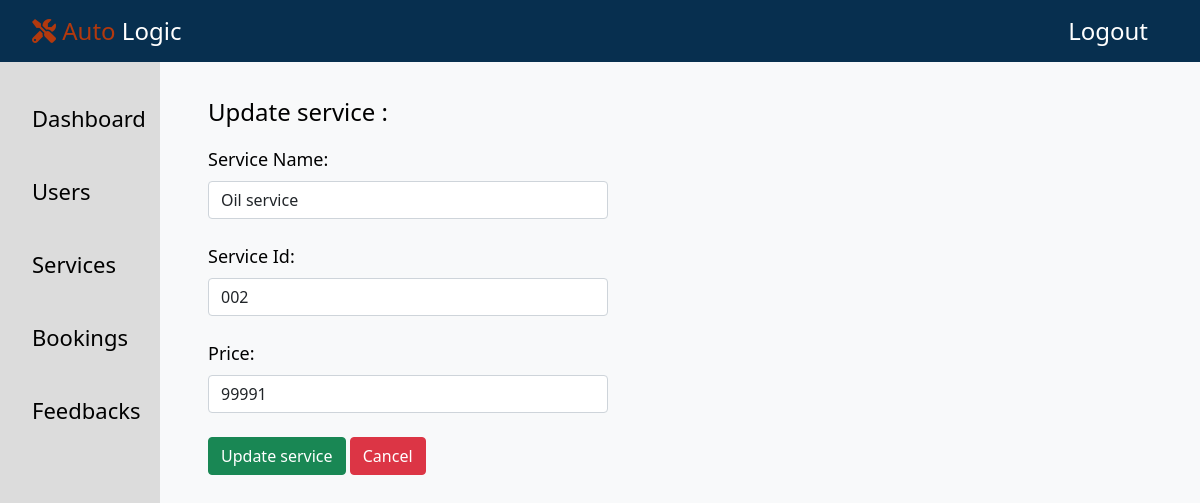
The page /admin/crud/service_update.php?updateid=002 on the database its author committed.
### tables this page shows
CREATE TABLE `service_list` (
  `service_id` varchar(10) NOT NULL,
  `service_name` varchar(20) NOT NULL,
  `price` varchar(10) NOT NULL
);

### admin/crud/service_update.php (the view, shortened to what this page needs)
<?php
$connection = mysqli_connect('localhost', 'root', '', 'service_appointment') or die("failed") . mysqli_connect_error();
$id = $_GET['updateid'];
$sql = "SELECT * FROM `service_list` WHERE `service_id`= '$id'";
$result = mysqli_query($connection,$sql);
$row = mysqli_fetch_assoc($result);
$service_id = $row['service_id'];
$service_name = $row['service_name'];
$price = $row['price'];
?>
<!doctype html>
<html lang="en">
  <head>
    <link rel="stylesheet" href="https://use.fontawesome.com/releases/v6.0.0/css/all.css">
    <link rel="stylesheet" href="https://cdn.jsdelivr.net/npm/bootstrap@5.0.2/dist/css/bootstrap.min.css">
  </head>
  <body class="bg-light text-dark">
  <nav class="navbar  navbar-expand-lg sticky-top container-fluid">
    <div class="navbar-brand">
      <a href="../admin-panel.php"><i class="fas fa-tools"></i> <span>Auto</span> Logic</a>
    </div>
    <div class="navbar-nav" style="margin-left: auto;">
      <a href="../admin-logout.php" style="margin-right:40px;">Logout</a>
    </div>
  </nav>
  <div class="sidebar">
          <ul>
              <li><a href="../admin-panel.php">Dashboard</a></li>
              <li><a href="../admin-user.php">users</a></li>
              <li><a href="../admin-service.php">services</a></li>
              <li><a href="../admin-booking.php">bookings</a></li>
              <li><a href="../admin-feedback.php">Feedbacks</a></li>
          </ul>
    </div>
    <form action=" " method="POST">
      <p>Update service : </p>
          <label for="service_name" class="form-label"> Service Name: </label>
          <input type="text" name="service_name" id="service_name" class="form-control" value="<?php echo $service_name ?>">
          <br>
          <label for="service_id" class="form-label"> Service Id: </label>
          <input type="text" name="service_id" id="service_id" class="form-control" value="<?php echo $service_id ?>">
          <br>
          <label for="price" class="form-label"> Price: </label>
          <input type="text" name="price" id="price" class="form-control" value="<?php echo $price ?>">
          <button class="btn btn-success my-4" onclick="checkUpdate()" name="submit"type="submit">Update service</button>
          <a href="../admin-service.php">
          <button class="btn btn-danger ml-2" name="cancel"type="button">Cancel</button>
          </a>
      </form>
  </body>
</html>

### admin/crud/service_update.php (style rules this page uses)
.navbar { background-color: #072F4F !important; }
.navbar a { color: white; text-decoration: none; margin-left: 20px; font-size: 24px; }
.navbar-brand .fas,span { color: #B2390E; }
.sidebar { position:fixed; width: 10rem; height: 100%; background-color:#DCDCDC }
.sidebar li { list-style-type: none; margin-top: 2.5rem; font-size: 22px; }
.sidebar li a { text-decoration: none; color: black; text-transform: capitalize; }
form { margin-left: 13rem; margin-top:2rem; color: black !important; }
form p { font-size: 24px; }
.form-control { width: 25rem; }
.form-label { font-size: 18px; color: black; }

### rows shown on the page
service_list: service_name "Oil service", service_id "002", price "99991"
